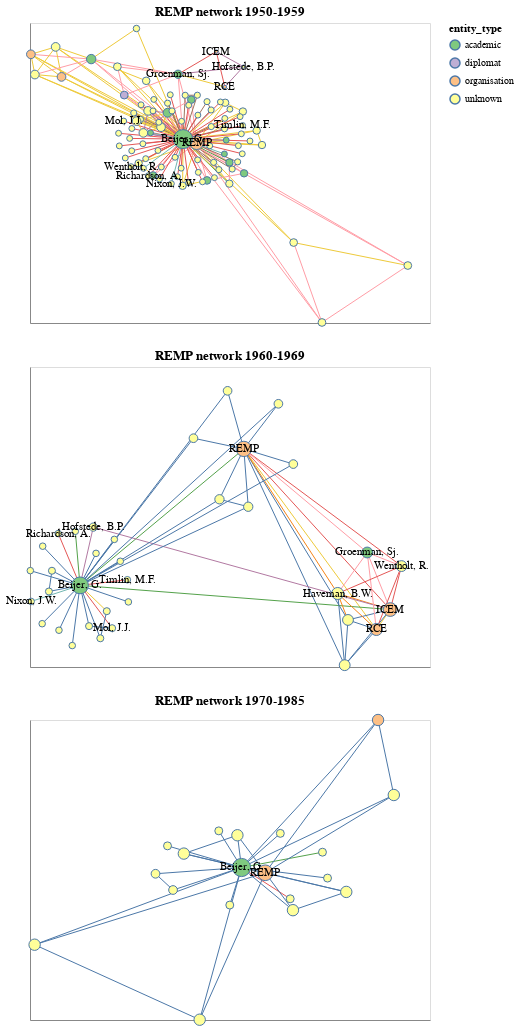

Notebook code cell kept with this figure:
### Code cell
vconcat = alt.vconcat(chartdict[0], chartdict[1], chartdict[2])

vconcat.configure_view(continuousHeight=1000, continuousWidth=800)
vconcat
